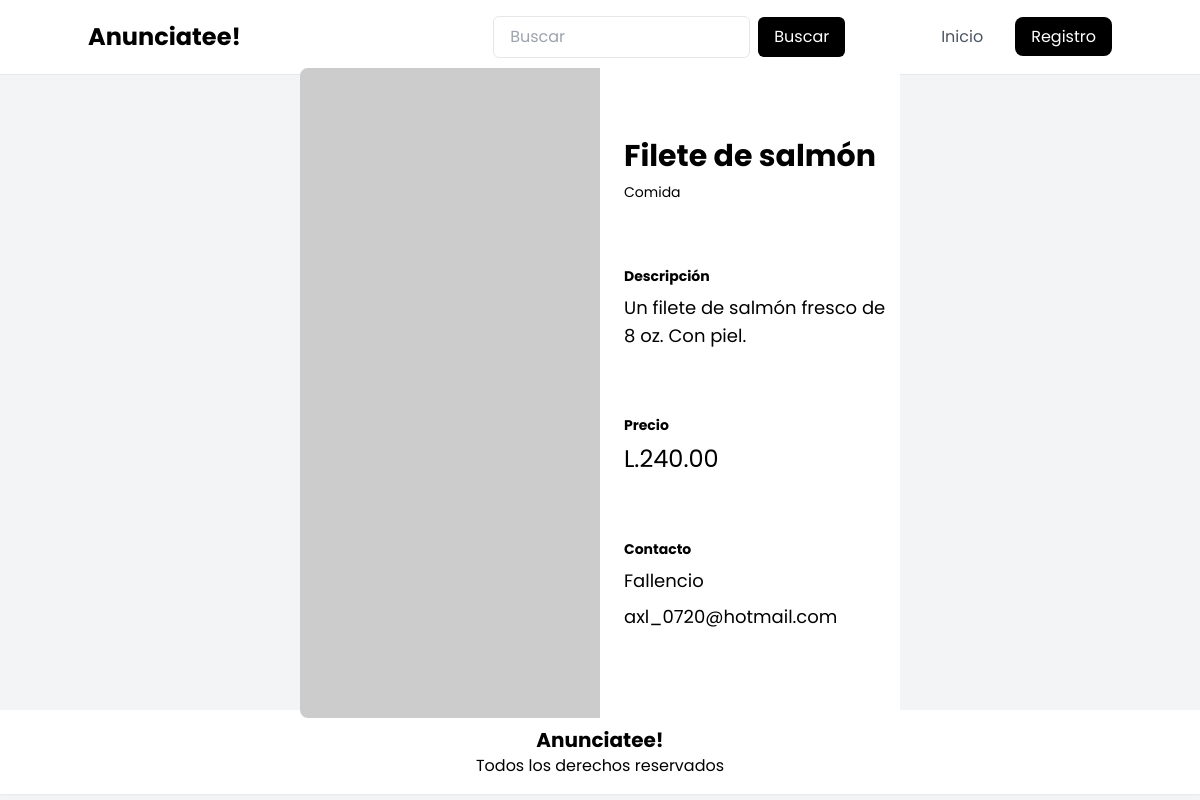
The page /anuncio.php?id=63 on the database its author committed.
### tables this page shows
CREATE TABLE `advertisement` (
  `id` int(11) NOT NULL,
  `title` varchar(255) NOT NULL,
  `description` text NOT NULL,
  `price` decimal(10,2) NOT NULL,
  `user_id` int(11) NOT NULL,
  `category_id` int(11) NOT NULL
);

CREATE TABLE `categories` (
  `id` int(11) NOT NULL,
  `name` varchar(20) NOT NULL
);

CREATE TABLE `users` (
  `id` int(11) NOT NULL,
  `email` varchar(100) NOT NULL,
  `username` varchar(10) NOT NULL,
  `password` varchar(50) NOT NULL
);

### models/Advertisement.php (called while the page is built, shortened)
<?php
class Advertisement {
    private $connection;
    public function __construct($db) {
        $this->connection = $db;
    }
    public function getAdvertisementsById($id){
        try{
            $query = "SELECT a.id , a.title, a.description, a.price, u.email, u.username, a.category_id, a.user_id
            FROM advertisement as a INNER JOIN users as u ON a.user_id = u.id WHERE a.id = :id";
            $stmt = $this->connection->prepare($query);
            $stmt->bindParam(':id', $id);
            $stmt->execute();
            $advertisement = $stmt->fetch(PDO::FETCH_ASSOC);
            return $advertisement;
        }catch(PDOException $e){
            echo "Error: " . $e->getMessage();
        }
    }
}

### models/Category.php (called while the page is built, shortened)
<?php
class Category{
    private $connection;
    public function __construct($db){
        $this->connection = $db;
    }
    public function getCategoryNameById($id){
        try{
            $query = "SELECT name FROM categories WHERE id = :id";
            $stmt = $this->connection->prepare($query);
            $stmt->bindParam(':id', $id);
            $stmt->execute();
            $category = $stmt->fetch(PDO::FETCH_ASSOC);
            return $category['name'];
        }catch(PDOException $e){
            echo "Error: " . $e->getMessage();
        }
    }
}

### anuncio.php (the view, shortened to what this page needs)
<?php
include_once 'components/header.php';
include_once './models/Advertisement.php';
include_once './models/Category.php';
$database = new Database();
$connection = $database->getConnection();
$advertisement = new Advertisement($connection);
$category = new Category($connection);
$anuncio = $advertisement->getAdvertisementsById($_GET['id']);
$category_name = $category->getCategoryNameById($anuncio['category_id']);
?>
<main class="flex  flex-col justify-center items-center md:flex-row  " style="height: calc(100vh - 165px);">
    <div class="bg-white rounded-lg overflow-hidden flex items-center w-3/4 md:w-2/4 gap-4" style="height: 650px;">
        <img class="h-full w-2/4 object-cover" src="https://picsum.photos/200/300?random=<?php echo $_GET['id'] ?>" alt="Imagen del anuncio">
        <div class="py-4 px-2 flex flex-col justify-between items-center w-full h-5/6 items-center">
            <div class="flex flex-col w-full mb-4">
                <h1 class="text-3xl font-bold mb-2"><?php echo $anuncio['title'] ?></h1>
                <h2 class="text-sm"><?php echo $category_name ?></h2>
            </div>
            <div class="flex flex-col w-full gap-2 overflow-auto mb-4">
                <h3 class="text-sm font-bold">Descripción</h3>
                <p class="text-lg"><?php echo $anuncio['description'] ?></p>
            </div>
            <div class="flex flex-col w-full gap-2 mb-4">
                <h3 class="text-sm font-bold">Precio</h3>
                <p class="text-2xl">L.<?php echo $anuncio['price'] ?></p>
            </div>
            <div class="flex flex-col w-full gap-2 mb-4">
                <h3 class="text-sm font-bold">Contacto</h3>
                <p class="text-lg"><?php echo $anuncio['username'] ?></p>
                <p class="text-lg"><?php echo $anuncio['email'] ?></p>
            </div>
        </div>
    </div>
</main>
<?php
include_once 'components/footer.php';
?>

### assets/css/style.css (style rules this page uses)
* { margin: 0; padding: 0; box-sizing: border-box; font-family: 'Poppins', sans-serif; }

### rows shown on the page
advertisement: title "Filete de salmón", category.name "Comida", description "Un filete de salmón fresco de 8 oz. Con piel.", price "240.00", user.username "Fallencio", user.email "axl_0720@hotmail.com"
